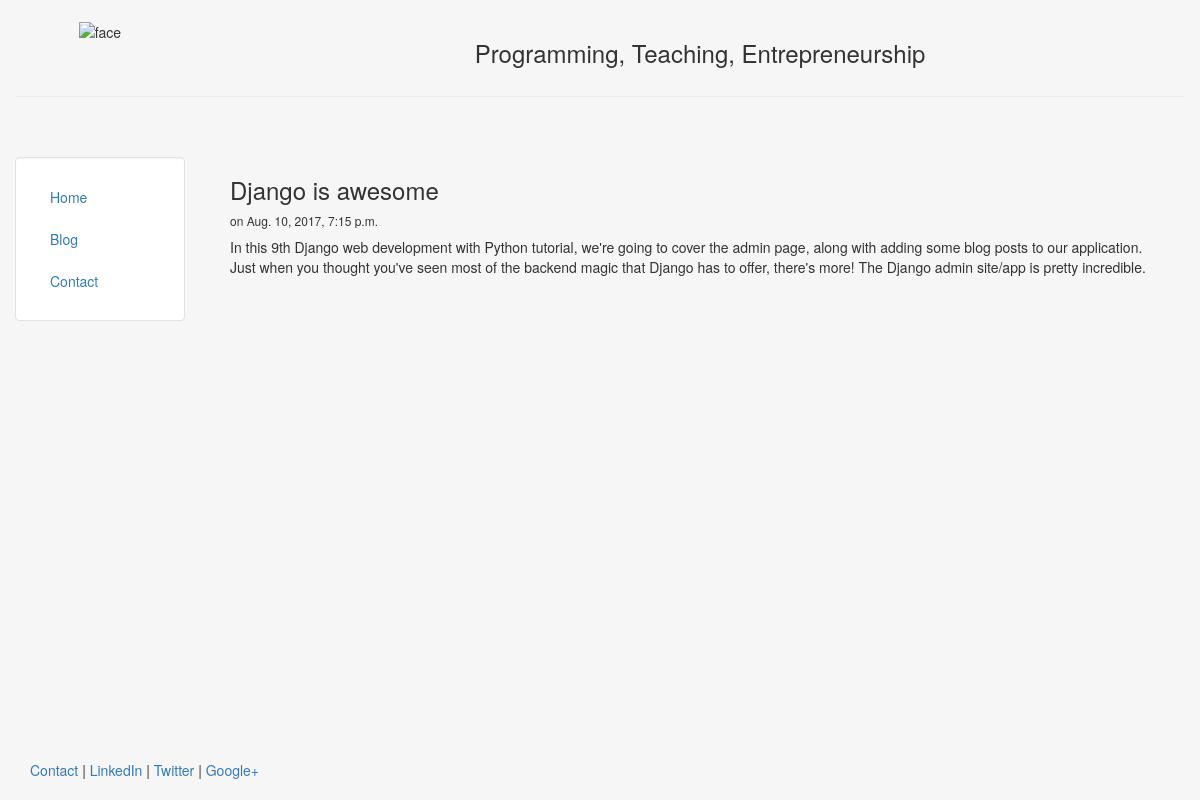
The page /blog/1 on the database its author committed.
### blog/models.py (models this page shows, shortened)
class Post(models.Model):
    title = models.CharField(max_length = 140)
    body= models.TextField()
    date= models.DateTimeField()

### blog/templates/blog/post.html
{% extends "personal/header.html" %}
{% block content %}
	<h3>{{post.title}}</h3>
	<h6>on {{post.date}}</h6>
	{{post.body|safe|linebreaks}}
{% endblock %}

### personal/templates/personal/header.html (style rules this page uses)
html, body { height:100% }

### rows shown on the page
Post: title "Django is awesome", date "Aug. 10, 2017, 7:15 p.m.", body "In this 9th Django web development with Python tutorial, we're going to cover the admin page, along with adding some blog posts to our application. Just when you thought you've seen most of the backend magic that Django has to offer, there's more! The Django admin site/app is pretty incredible."
